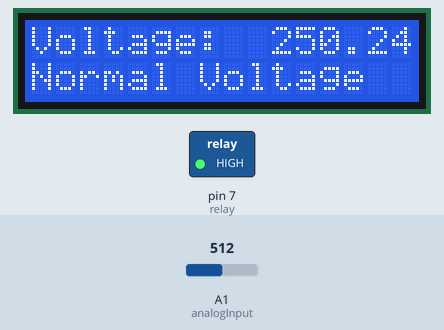
Simulated run of this sketch. Board: Arduino Uno, built with avr-gcc and run on an emulated ATmega328P. Shown: 16×2 character LCD, switched loads named in the sketch (green lamp = pin HIGH). The test bench sets the inputs (shaded band); at power-on: A1 (analogInput) = 512.

Above: at 1.2 s.
1.3 s: A1 (analogInput) set to 522
At 1.8 s:
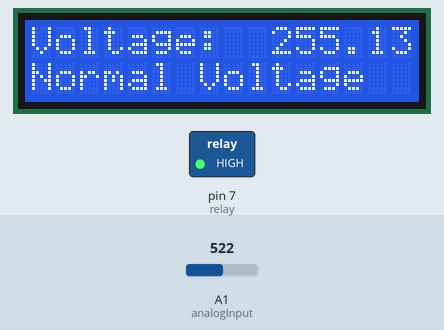
2.8 s: A1 (analogInput) set to 549
At 4.0 s:
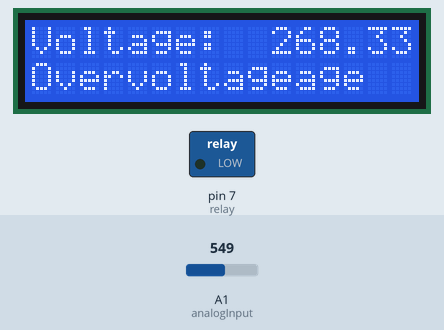
4.3 s: A1 (analogInput) set to 306
At 5.2 s:
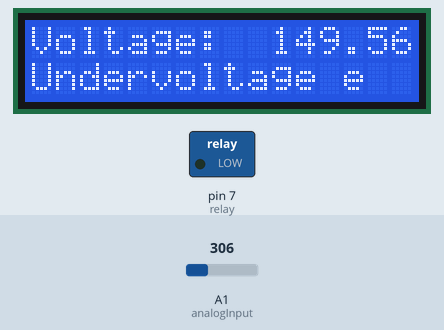
5.8 s: A1 (analogInput) set to 402
At 6.4 s:
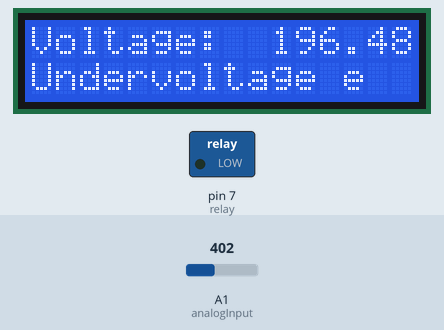
7.3 s: A1 (analogInput) set to 421
At 7.6 s:
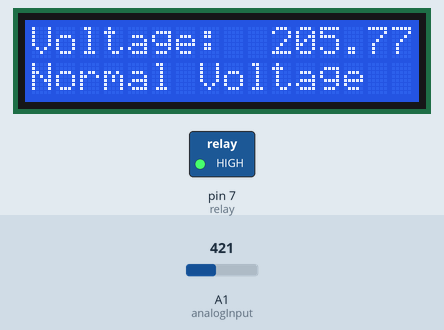
Timing chart, 0 to 9.8 s (numbered marks = the images above; inputs shaded):
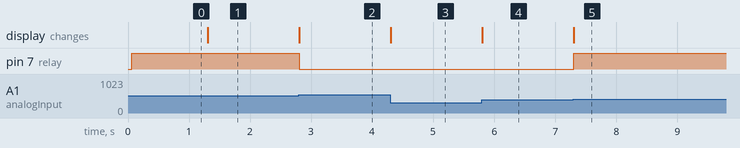

Measured:
- the behaviour switches between 531 and 532 on A1 (analogInput) (found by bisection; images 1 and 2)
- the behaviour switches between 409 and 410 on A1 (analogInput) (found by bisection; images 4 and 5)
- after the input at 1.3 s, the display: changes at once (image 1)
- after the input at 2.8 s, pin 7 (relay): HIGH → LOW at once; the display: changes at once (image 2)
- after the input at 4.3 s, the display: changes at once (image 3)
- after the input at 5.8 s, the display: changes at once (image 4)
- after the input at 7.3 s, pin 7 (relay): LOW → HIGH at once; the display: changes at once (image 5)

The sketch:

final_Ov_UvProtection.ino
```cpp
#include <LiquidCrystal.h>

#define rs 12
#define en 11
#define d4 5
#define d5 4
#define d6 3
#define d7 2
#define HIGH 0x1
#define LOW  0x0

LiquidCrystal lcd(rs, en, d4, d5, d6, d7);

String TextForSms ;
int analogInput = A1;
float vout = 0;
//int vin = 0;
int relay = 7;

int value = 0;
float vol = 0;

void setup() {
  Serial.begin(9600);
    // set up the LCD's number of columns and rows:
  lcd.begin(16, 2);
  // Print a message to the LCD.
  lcd.print("Voltage:");
  pinMode(relay, OUTPUT);
  pinMode(analogInput, INPUT);

}
void loop()
{
   // read the value at analog input
   value = analogRead(analogInput);

   vout = (value / 1023.0)*5.0;
   vol = vout*100;
    lcd.setCursor(10,0);
    lcd.print(vol);
    if (vout > 2.6)
    {
      digitalWrite(relay,LOW);
      lcd.setCursor(0,1);
      lcd.print("Overvoltage");
    }
    if (vout<2.0)
    {
      digitalWrite(relay,LOW);
      lcd.setCursor(0,1);
      lcd.print("Undervoltage ");
    }
    if ((vout > 2.0)&&(vout<2.6))
    {
      digitalWrite(relay,HIGH);
      lcd.setCursor(0,1);
      lcd.print("Normal Voltage ");
    }
}
```
